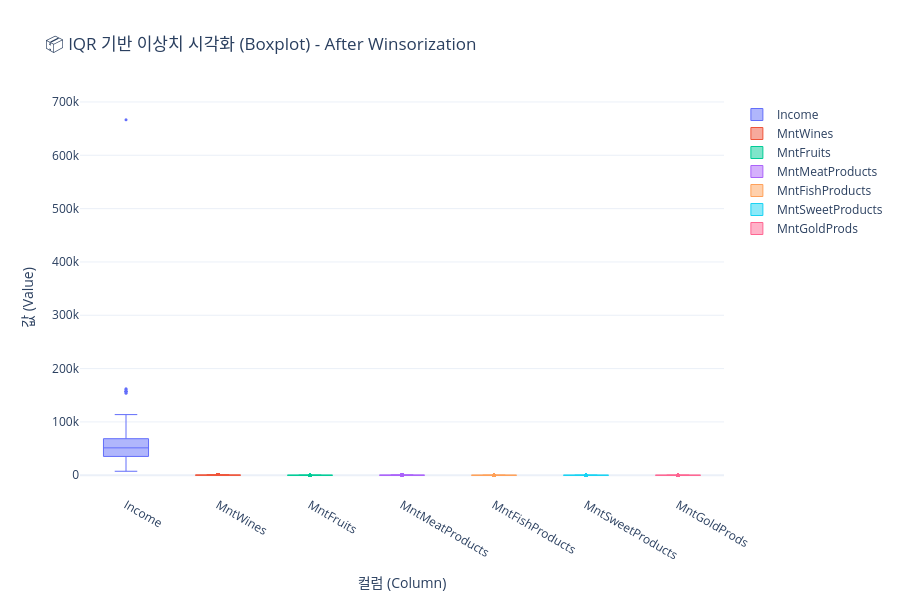

Notebook source saved alongside this figure:
### Code cell
# 이상치 컬럼 지정
column_outlines = ['Income', 'MntWines', 'MntFruits',
                   'MntMeatProducts', 'MntFishProducts',
                   'MntSweetProducts', 'MntGoldProds']

# 이상치 탐지
outlier_dict = detect_outliers_iqr(df_winsorized, column_outlines)

# Plotly 시각화: Boxplot
fig = go.Figure()
for col in column_outlines:
    fig.add_trace(go.Box(
        y=df_winsorized[col],
        name=col,
        boxpoints='outliers',  # outlier만 시각화
        marker=dict(size=3),
        line=dict(width=1)
    ))

fig.update_layout(
    title="📦 IQR 기반 이상치 시각화 (Boxplot) - After Winsorization",
    yaxis_title="값 (Value)",
    xaxis_title="컬럼 (Column)",
    template="plotly_white",
    height=600
)
fig.show()

### Figure 1 — Plotly figure (JSON) as saved in the notebook; plotly's stock layout.template omitted (floating-point values rounded to 4 significant figures; data arrays with more than 128 entries replaced by an {"elided": "..."} marker saying what was removed)
{"data": [{"boxpoints": "outliers", "line": {"width": 1}, "marker": {"size": 3}, "name": "Income", "type": "box", "y": {"elided": "2240 int values"}}, {"boxpoints": "outliers", "line": {"width": 1}, "marker": {"size": 3}, "name": "MntWines", "type": "box", "y": {"elided": "2240 int values"}}, {"boxpoints": "outliers", "line": {"width": 1}, "marker": {"size": 3}, "name": "MntFruits", "type": "box", "y": {"elided": "2240 int values"}}, {"boxpoints": "outliers", "line": {"width": 1}, "marker": {"size": 3}, "name": "MntMeatProducts", "type": "box", "y": {"elided": "2240 int values"}}, {"boxpoints": "outliers", "line": {"width": 1}, "marker": {"size": 3}, "name": "MntFishProducts", "type": "box", "y": {"elided": "2240 int values"}}, {"boxpoints": "outliers", "line": {"width": 1}, "marker": {"size": 3}, "name": "MntSweetProducts", "type": "box", "y": {"elided": "2240 int values"}}, {"boxpoints": "outliers", "line": {"width": 1}, "marker": {"size": 3}, "name": "MntGoldProds", "type": "box", "y": {"elided": "2240 int values"}}], "layout": {"height": 600, "title": {"text": "📦 IQR 기반 이상치 시각화 (Boxplot) - After Winsorization"}, "xaxis": {"title": {"text": "컬럼 (Column)"}}, "yaxis": {"title": {"text": "값 (Value)"}}}}
